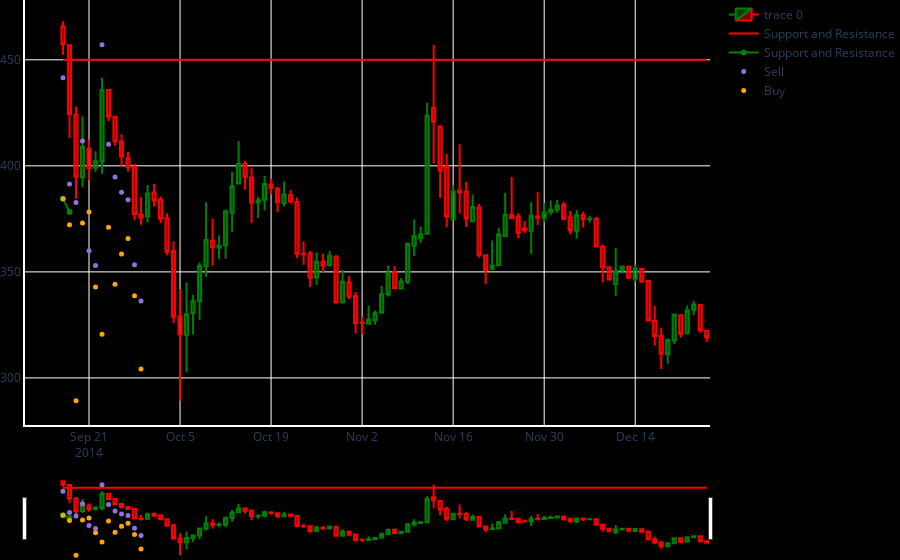

Here is the notebook cell this chart was saved with:
### Code cell
# with indicator

import plotly.graph_objects as go
fig = go.Figure(data=[go.Candlestick(x=df.index,
                                    open=df['Open'],
                                    high=df['High'],
                                    low=df['Low'],
                                    close=df['Close'],
                                    increasing_line_color='green',
                                    decreasing_line_color='red'),
                                    go.Scatter(x=df.index, y=[450]*len(df), line=dict(color='red', width=2), name="Support and Resistance"),
                                    go.Scatter(x=df.index, y=support_points, line=dict(color='green', width=2), name="Support and Resistance"),
                                    go.Scatter(x=df.index, y=resistances, mode="markers", marker=dict(size=5, color="MediumPurple"), name="Sell"),
                                    go.Scatter(x=df.index, y=supports, mode="markers", marker=dict(size=5, color="Orange"), name="Buy")])

fig.update(layout_xaxis_rangeslider_visible=True)
fig.update_layout(paper_bgcolor="black", plot_bgcolor="black", margin_l=0, margin_b=0, margin_r=0, margin_t=0)
fig.update_xaxes(showline=True, linewidth=2, linecolor='white', gridcolor='white')
fig.update_yaxes(showline=True, linewidth=2, linecolor='white', gridcolor='white')
fig.show()
